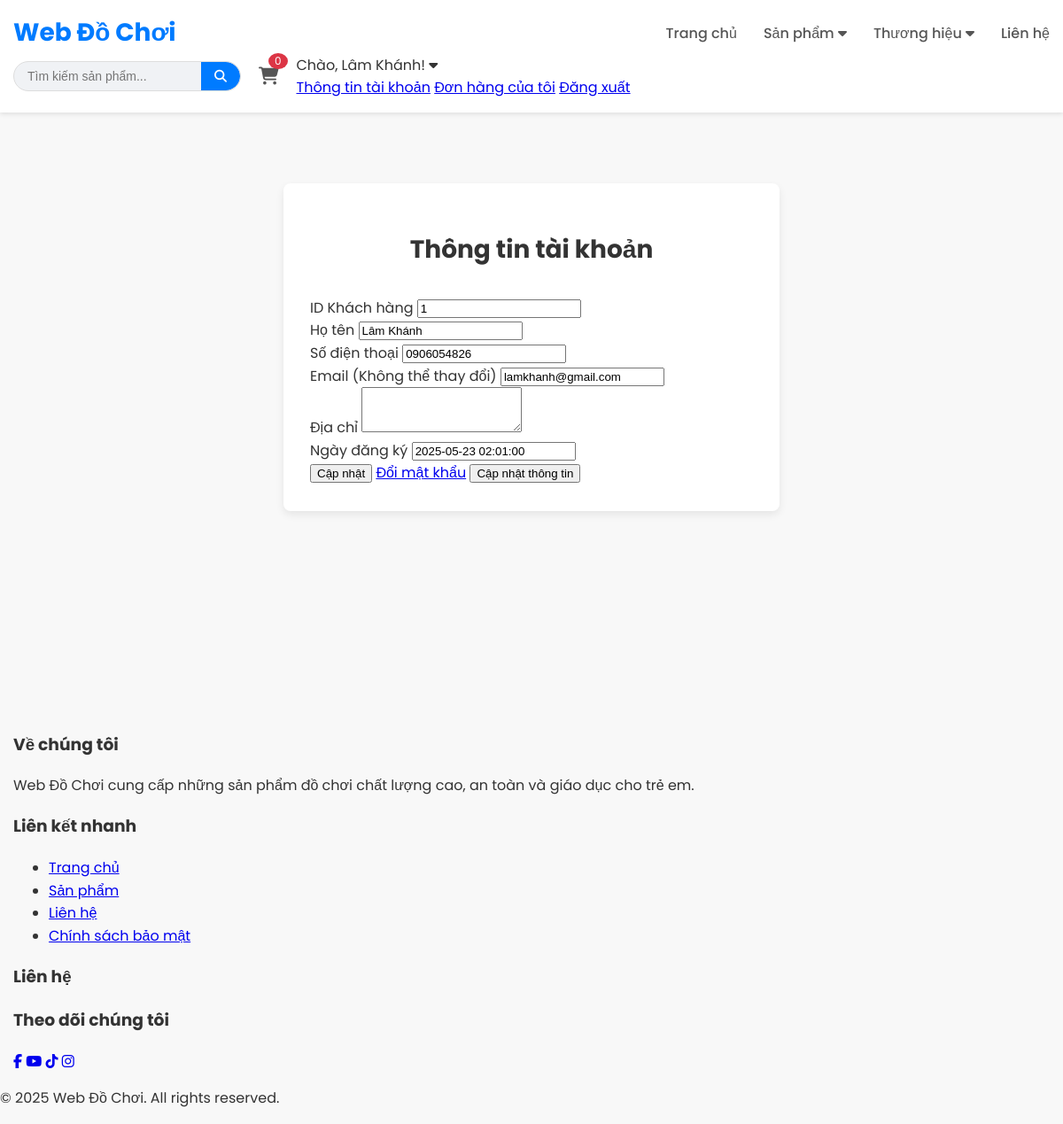
/profile.php (signed in), run on the app's committed database.
### tables this page shows
CREATE TABLE `khach_hang` (
  `id_khach` int(11) NOT NULL,
  `hoten` varchar(50) NOT NULL,
  `sodienthoai` varchar(15) NOT NULL,
  `email` varchar(50) NOT NULL,
  `matkhau` varchar(255) NOT NULL,
  `diachi` text DEFAULT NULL,
  `ngay_dangky` datetime NOT NULL DEFAULT current_timestamp(),
  `trangthai` tinyint(4) NOT NULL DEFAULT 0 COMMENT '0: active, 1: deactive'
);

### profile.php (the view, shortened to what this page needs)
<?php
include_once "includes/header.php";
$user_data = null;
$user_id = $_SESSION['user_id'];
$sql_select_user = "SELECT hoten, sodienthoai, email, diachi, ngay_dangky FROM khach_hang WHERE id_khach = ?";
$stmt_select_user = mysqli_prepare($conn, $sql_select_user);
if ($stmt_select_user) {
    mysqli_stmt_bind_param($stmt_select_user, 'i', $user_id);
    mysqli_stmt_execute($stmt_select_user);
    $result_select_user = mysqli_stmt_get_result($stmt_select_user);
    $user_data = mysqli_fetch_assoc($result_select_user);
} else {
    $message = '<div class="alert-error">Lỗi khi tải thông tin tài khoản: ' . mysqli_error($conn) . '</div>';
}
?>
<div class="container auth-form-container">
    <h2 class="text-center">Thông tin tài khoản</h2>
    <?php if ($user_data): ?>
        <form action="" method="POST" class="form">
            <div class="input-box">
                <label>ID Khách hàng</label>
                <input type="text" value="<?php echo htmlspecialchars($user_id); ?>" readonly/>
            </div>
            <div class="input-box">
                <label>Họ tên</label>
                <input type="text" name="hoten" value="<?php echo htmlspecialchars($user_data['hoten']); ?>" required/>
            </div>
            <div class="input-box">
                <label>Số điện thoại</label>
                <input type="text" name="sodienthoai" value="<?php echo htmlspecialchars($user_data['sodienthoai']); ?>" required/>
            </div>
            <div class="input-box">
                <label>Email (Không thể thay đổi)</label>
                <input type="email" value="<?php echo htmlspecialchars($user_data['email']); ?>" readonly/>
            </div>
            <div class="input-box">
                <label>Địa chỉ</label>
                <textarea name="diachi" rows="3" required><?php echo htmlspecialchars($user_data['diachi']); ?></textarea>
            </div>
            <div class="input-box">
                <label>Ngày đăng ký</label>
                <input type="text" value="<?php echo htmlspecialchars($user_data['ngay_dangky']); ?>" readonly/>
            </div>
            <button name="update">Cập nhật</button>
                <a href="change-password.php">Đổi mật khẩu</a>
            <button type="submit" name="submit_update">Cập nhật thông tin</button>
        </form>
    <?php else: ?>
        <p class="text-center">Thông tin tài khoản không khả dụng.</p>
    <?php endif; ?>
</div>
<?php include_once "includes/footer.php"; ?>

### css/frontend.css (style rules this page uses)
body { font-family: 'Poppins', sans-serif; margin: 0; background-color: #f8f8f8; color: #333; line-height: 1.6; }
.container { max-width: 1200px; margin: 0 auto; padding: 0 15px; }
.auth-form-container { max-width: 500px; margin: 50px auto; padding: 30px; background-color: #fff; border-radius: 8px; box-shadow: 0 4px 10px rgba(0,0,0,0.08); }
.auth-form-container h2 { text-align: center; color: #333; margin-bottom: 30px; font-size: 28px; }
.text-center { text-align: center; }

### data on the page
khach_hang: hoten "Lâm Khánh", sodienthoai "0906054826", email "lamkhanh@gmail.com", ngay_dangky "2025-05-23 02:01:00"

### other printed values
$cart_item_count "0"
$_SESSION['user_name'] "Lâm Khánh"
